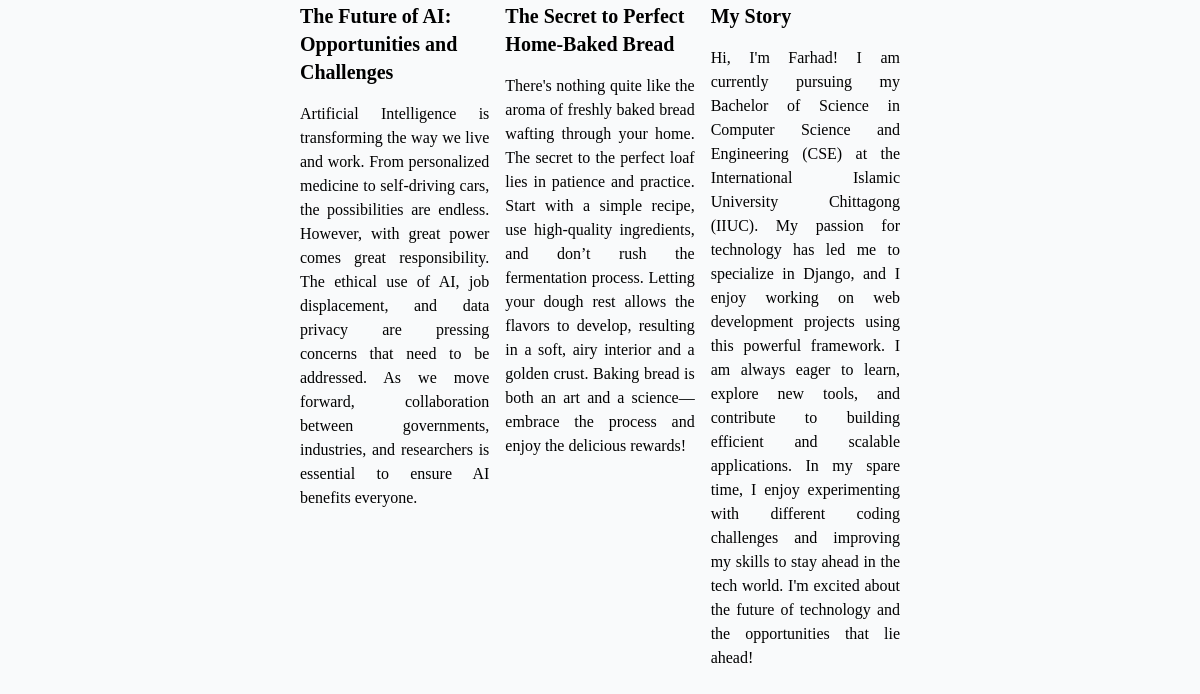
The app's page /post (lower part), older data.
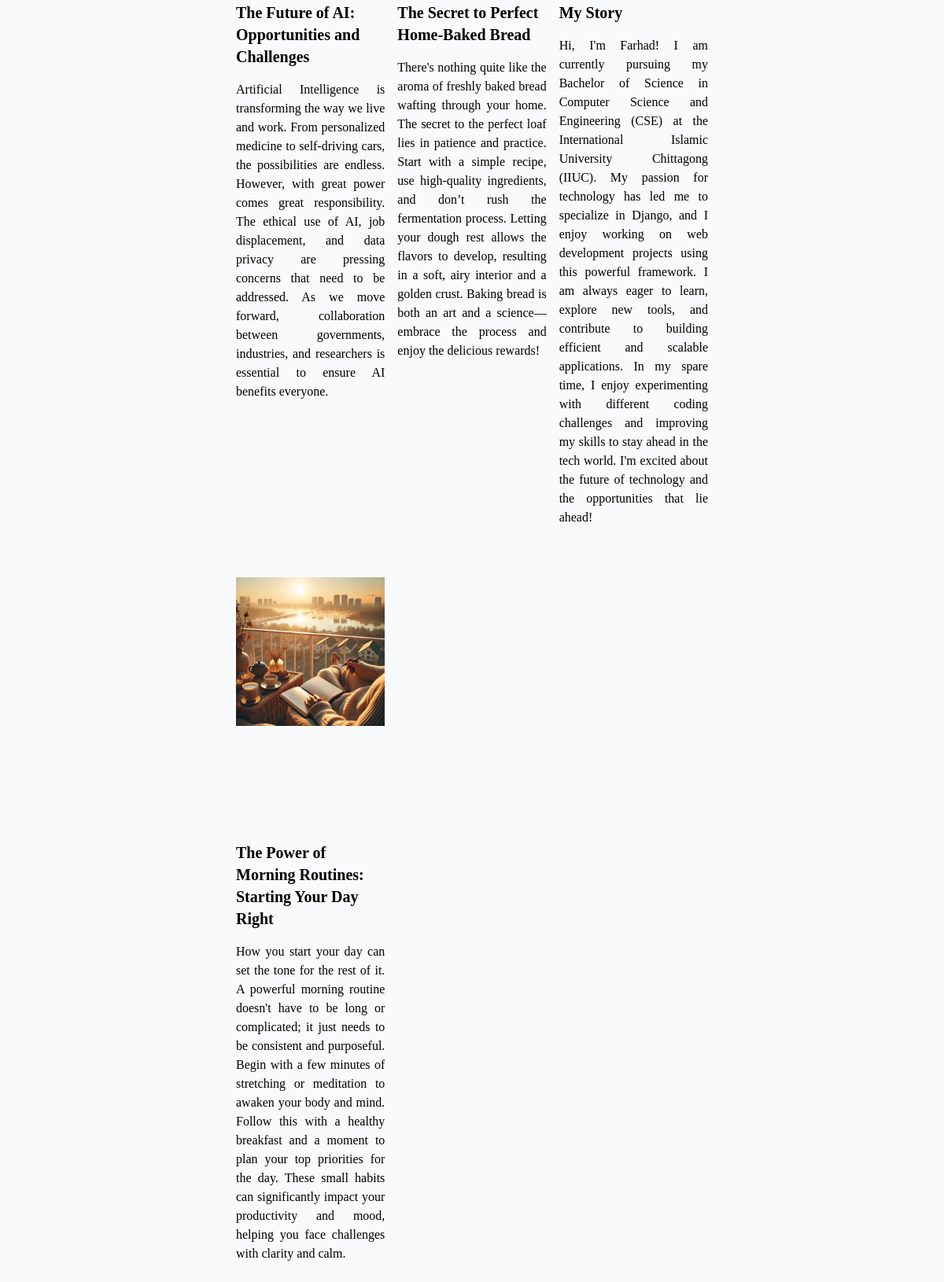
The same page, newer data.
### blog/models.py (models this page shows, shortened)
class Post(models.Model):
    title = models.CharField(max_length=100)
    image_name = models.CharField(max_length=100)
    date_posted = models.DateTimeField(auto_now=True)
    author = models.ForeignKey(Author, on_delete=models.SET_NULL, null=True, related_name='posts')
    content = models.TextField()
    slug = models.SlugField(max_length=100, unique=True)
    tags = models.ManyToManyField(Tag, related_name='posts')

### blog/views.py (the view)
# urls.py: path("post", views.all_post_page, name="all_post_page"),
def all_post_page(request):
    return render(request, "blog/all_post.html", {
        "all_post" : Post.objects.all()
    })

### blog/templates/blog/all_post.html (shortened to what this page needs)
{% extends "base.html" %}
{% load static %}
{% block content %}
<div class="grid grid-cols-3 gap-4 w-1/2 mx-auto mb-16 gap-y-16">
    {% for post in all_post %}
        {% include "snippet_html/latest_post.html" %}
    {% endfor %}
</div>
{% endblock content %}

### blog/templates/snippet_html/latest_post.html
{% load static %}
<a href="{% url "post_detail_page" post.slug  %}">
    <div>
        <div class="mb-4 h-80"><img src="{% static "image/"|add:post.image_name %}" alt="{{ post.title }}" class="max-h-full mx-auto"></div>
        <div class="mb-4 text-xl font-bold"><h1>{{ post.title }}</h1></div>
        <div class="text-justify"><p>{{ post.content }}</p></div>
    </div>
</a>

Row changes from the older to the newer data that the page shows:
added Post: image_name (picture), title "The Power of Morning Routines: Starting Your Day Right", content "How you start your day can set the tone for the rest of it. A powerful morning routine doesn't have to be long or complicated; it just needs to be consistent and purposeful. Begin with a few minutes of stretching or meditation to awaken your body and mind. Follow this with a healthy breakfast and a moment to plan your top priorities for the day. These small habits can significantly impact your productivity and mood, helping you face challenges with clarity and calm."
